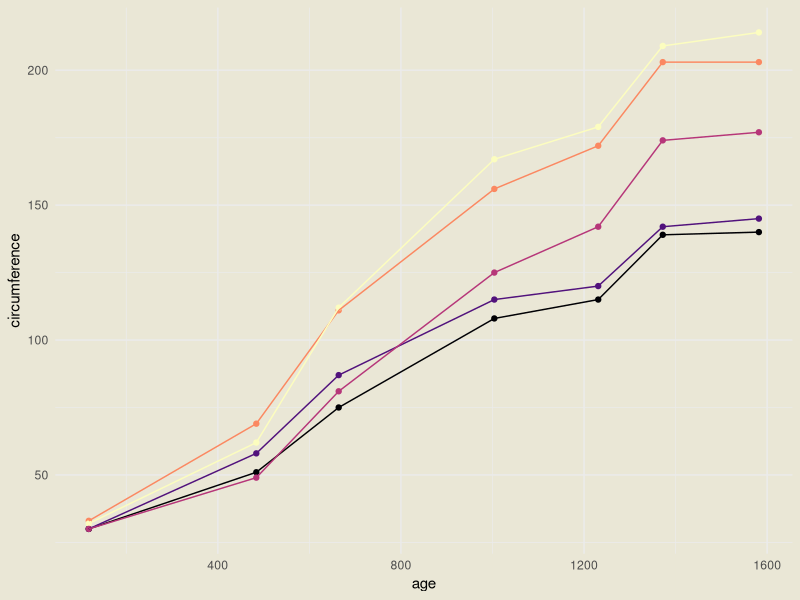

R code for this plot: (Note: this script raises an error after producing the figure.)
## ---- chunk 1
library(tidyverse)
library(ggplot2)
## ---- chunk 2
oplot <- ggplot(Orange, aes(x = age, 
                   y = circumference, 
                   colour = Tree)) +
  geom_point() +
  geom_line() +
  guides(colour = FALSE) +
  theme_minimal() +
  scale_colour_viridis_d(option = "magma") +
  theme(
    plot.background = element_rect(fill = "#EAE7D6", colour = NA))
oplot
## ---- chunk 3
knitr::include_graphics("magma.jpg")
